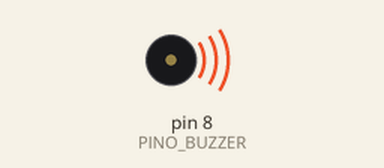
The sketch below on a simulated Arduino Uno, built with avr-gcc and run on an emulated ATmega328P. Shown: buzzer (waves = sounding).

Above: at 0.25 s.
At 0.6 s:
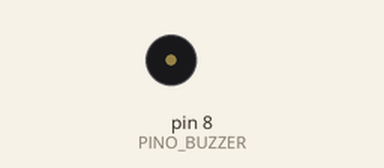
Timing chart, 0 to 2.1 s (numbered marks = the images above):
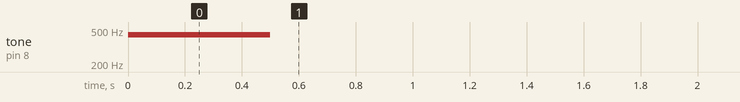

Measured:
- by itself, tone on pin 8 (PINO_BUZZER): silent → 440 Hz at 0.00 s, → silent 0.50 s later

The sketch:

aula10_nivel1.ino
```cpp
// Aula 10 – Nível 1: Um bip com o buzzer
// tone(pino, frequência, duração) toca uma nota no buzzer
#include <Arduino.h>                   // funções do Arduino (pinMode, digitalWrite, delay...)
#define PINO_BUZZER 8                  // buzzer no pino 8

void setup() {                         // roda uma vez, quando a placa liga
  tone(PINO_BUZZER, 440, 500);         // lá (440 Hz) por meio segundo
}

void loop() {                          // repete para sempre
}
```
